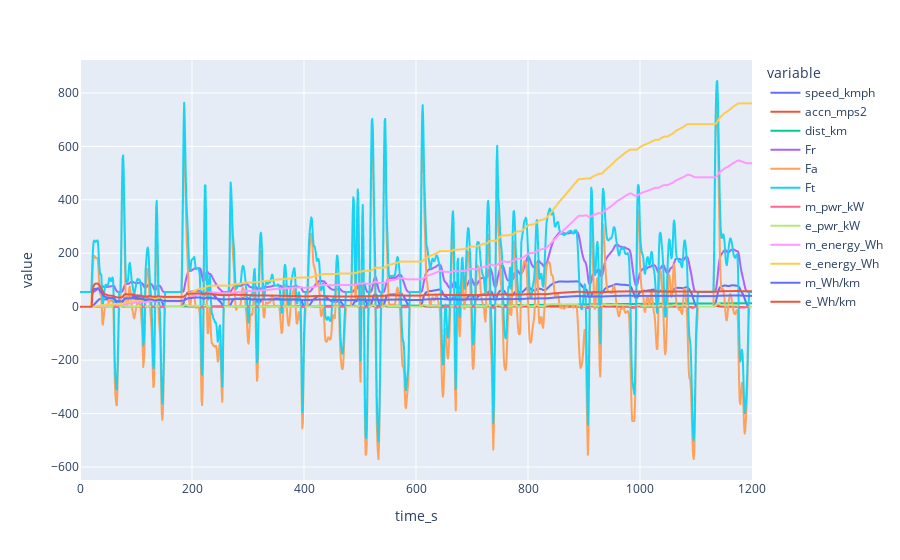

Notebook cell for this chart:
### Code cell
df_energy = energy_calc(time,speed,accn_mps2,mtr_sys_eff,coastdown_param)

### Figure 1 — Plotly figure (JSON) as saved in the notebook; plotly's stock layout.template omitted (floating-point values rounded to 4 significant figures; data arrays with more than 128 entries replaced by an {"elided": "..."} marker saying what was removed)
{"data": [{"hovertemplate": "variable=speed_kmph<br>time_s=%{x}<br>value=%{y}<extra></extra>", "legendgroup": "speed_kmph", "line": {"color": "#636efa", "dash": "solid"}, "marker": {"symbol": "circle"}, "mode": "lines", "name": "speed_kmph", "showlegend": true, "type": "scattergl", "x": {"elided": "1201 int values"}, "xaxis": "x", "y": {"elided": "1201 float values"}, "yaxis": "y"}, {"hovertemplate": "variable=accn_mps2<br>time_s=%{x}<br>value=%{y}<extra></extra>", "legendgroup": "accn_mps2", "line": {"color": "#EF553B", "dash": "solid"}, "marker": {"symbol": "circle"}, "mode": "lines", "name": "accn_mps2", "showlegend": true, "type": "scattergl", "x": {"elided": "1201 int values"}, "xaxis": "x", "y": {"elided": "1201 float values"}, "yaxis": "y"}, {"hovertemplate": "variable=dist_km<br>time_s=%{x}<br>value=%{y}<extra></extra>", "legendgroup": "dist_km", "line": {"color": "#00cc96", "dash": "solid"}, "marker": {"symbol": "circle"}, "mode": "lines", "name": "dist_km", "showlegend": true, "type": "scattergl", "x": {"elided": "1201 int values"}, "xaxis": "x", "y": {"elided": "1201 float values"}, "yaxis": "y"}, {"hovertemplate": "variable=Fr<br>time_s=%{x}<br>value=%{y}<extra></extra>", "legendgroup": "Fr", "line": {"color": "#ab63fa", "dash": "solid"}, "marker": {"symbol": "circle"}, "mode": "lines", "name": "Fr", "showlegend": true, "type": "scattergl", "x": {"elided": "1201 int values"}, "xaxis": "x", "y": {"elided": "1201 float values"}, "yaxis": "y"}, {"hovertemplate": "variable=Fa<br>time_s=%{x}<br>value=%{y}<extra></extra>", "legendgroup": "Fa", "line": {"color": "#FFA15A", "dash": "solid"}, "marker": {"symbol": "circle"}, "mode": "lines", "name": "Fa", "showlegend": true, "type": "scattergl", "x": {"elided": "1201 int values"}, "xaxis": "x", "y": {"elided": "1201 float values"}, "yaxis": "y"}, {"hovertemplate": "variable=Ft<br>time_s=%{x}<br>value=%{y}<extra></extra>", "legendgroup": "Ft", "line": {"color": "#19d3f3", "dash": "solid"}, "marker": {"symbol": "circle"}, "mode": "lines", "name": "Ft", "showlegend": true, "type": "scattergl", "x": {"elided": "1201 int values"}, "xaxis": "x", "y": {"elided": "1201 float values"}, "yaxis": "y"}, {"hovertemplate": "variable=m_pwr_kW<br>time_s=%{x}<br>value=%{y}<extra></extra>", "legendgroup": "m_pwr_kW", "line": {"color": "#FF6692", "dash": "solid"}, "marker": {"symbol": "circle"}, "mode": "lines", "name": "m_pwr_kW", "showlegend": true, "type": "scattergl", "x": {"elided": "1201 int values"}, "xaxis": "x", "y": {"elided": "1201 float values"}, "yaxis": "y"}, {"hovertemplate": "variable=e_pwr_kW<br>time_s=%{x}<br>value=%{y}<extra></extra>", "legendgroup": "e_pwr_kW", "line": {"color": "#B6E880", "dash": "solid"}, "marker": {"symbol": "circle"}, "mode": "lines", "name": "e_pwr_kW", "showlegend": true, "type": "scattergl", "x": {"elided": "1201 int values"}, "xaxis": "x", "y": {"elided": "1201 float values"}, "yaxis": "y"}, {"hovertemplate": "variable=m_energy_Wh<br>time_s=%{x}<br>value=%{y}<extra></extra>", "legendgroup": "m_energy_Wh", "line": {"color": "#FF97FF", "dash": "solid"}, "marker": {"symbol": "circle"}, "mode": "lines", "name": "m_energy_Wh", "showlegend": true, "type": "scattergl", "x": {"elided": "1201 int values"}, "xaxis": "x", "y": {"elided": "1201 float values"}, "yaxis": "y"}, {"hovertemplate": "variable=e_energy_Wh<br>time_s=%{x}<br>value=%{y}<extra></extra>", "legendgroup": "e_energy_Wh", "line": {"color": "#FECB52", "dash": "solid"}, "marker": {"symbol": "circle"}, "mode": "lines", "name": "e_energy_Wh", "showlegend": true, "type": "scattergl", "x": {"elided": "1201 int values"}, "xaxis": "x", "y": {"elided": "1201 float values"}, "yaxis": "y"}, {"hovertemplate": "variable=m_Wh/km<br>time_s=%{x}<br>value=%{y}<extra></extra>", "legendgroup": "m_Wh/km", "line": {"color": "#636efa", "dash": "solid"}, "marker": {"symbol": "circle"}, "mode": "lines", "name": "m_Wh/km", "showlegend": true, "type": "scattergl", "x": {"elided": "1201 int values"}, "xaxis": "x", "y": {"elided": "1201 float values"}, "yaxis": "y"}, {"hovertemplate": "variable=e_Wh/km<br>time_s=%{x}<br>value=%{y}<extra></extra>", "legendgroup": "e_Wh/km", "line": {"color": "#EF553B", "dash": "solid"}, "marker": {"symbol": "circle"}, "mode": "lines", "name": "e_Wh/km", "showlegend": true, "type": "scattergl", "x": {"elided": "1201 int values"}, "xaxis": "x", "y": {"elided": "1201 float values"}, "yaxis": "y"}], "layout": {"legend": {"title": {"text": "variable"}, "tracegroupgap": 0}, "margin": {"t": 60}, "xaxis": {"anchor": "y", "domain": [0, 1], "title": {"text": "time_s"}}, "yaxis": {"anchor": "x", "domain": [0, 1], "title": {"text": "value"}}}}
